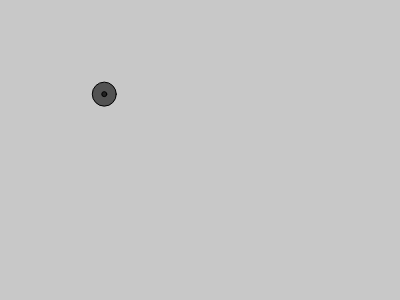
Frame 1 (no input)
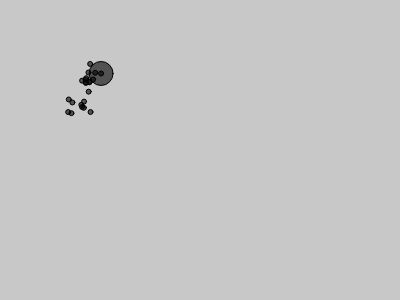
Frame 60 (no input)
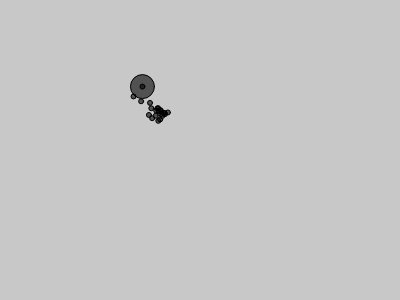
Frame 120 (the mouse pressed at the canvas centre since frame 60)

The p5.js sketch that drew these frames (run headless with seeded random() and noise() and a simulated clock; from frame 60 on, the mouse is pressed at the canvas centre):

// p5.js sketch
// ── sketch.js
var particle; 

function setup() {
	createCanvas(400, 300);
	particle = new Particle(100, 100);
}

function draw() {
	background( 200);
	particle.update();
	particle.show();
}
// ── particle.js
function Particle(x, y) {
	this.x = x;
	this.y = y;

	this.history = [];

	this.update = function () {
		this.x += random(-10, 10);
		this.y += random(-10, 10);

		var v = createVector(this.x, this.y);
		this.history.push(v);
		//	console.log( this.hist.length);

		if (this.history.length > 22 ) {
			this.history.splice(0,1);
		}
	}

	this.show = function () {
		stroke(0);
		fill(0, 150);
		ellipse(this.x, this.y, 24, 24);

		console.log(this.history.length);
		console.log('before loop');

		for (var i = 0; i < this.history.length; i++) {
			var pos = this.history[i];
			
			ellipse(pos.x, pos.y, 5, 5);
		}
	}

	this.f = function(r) {
		return 2; 
	}
}
